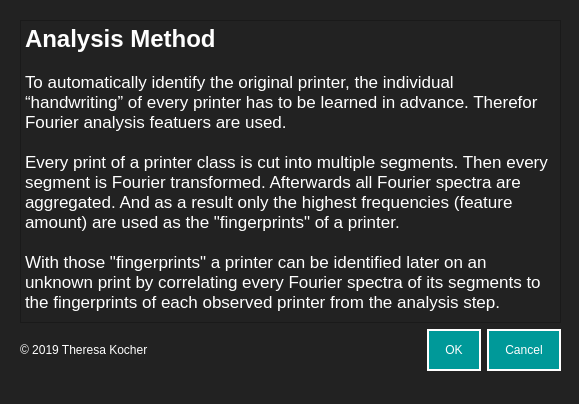
<?xml version="1.0" encoding="UTF-8"?>
<ui version="4.0">
 <class>Dialog</class>
 <widget class="QDialog" name="Dialog">
  <property name="geometry">
   <rect>
    <x>0</x>
    <y>0</y>
    <width>579</width>
    <height>404</height>
   </rect>
  </property>
  <property name="windowTitle">
   <string>Dialog</string>
  </property>
  <property name="styleSheet">
   <string notr="true">background-color: #222222;
</string>
  </property>
  <widget class="QWidget" name="verticalLayoutWidget">
   <property name="geometry">
    <rect>
     <x>20</x>
     <y>20</y>
     <width>541</width>
     <height>351</height>
    </rect>
   </property>
   <layout class="QVBoxLayout" name="verticalLayout">
    <item>
     <layout class="QHBoxLayout" name="horizontalLayout">
      <item>
       <layout class="QHBoxLayout" name="horizontalLayout_2"/>
      </item>
     </layout>
    </item>
    <item>
     <layout class="QHBoxLayout" name="horizontalLayout_4">
      <item>
       <widget class="QTextBrowser" name="textBrowser">
        <property name="styleSheet">
         <string notr="true">color: #fff;
font: 12pt &quot;Helvetica&quot;;
</string>
        </property>
        <property name="html">
         <string>&lt;!DOCTYPE HTML PUBLIC &quot;-//W3C//DTD HTML 4.0//EN&quot; &quot;http://www.w3.org/TR/REC-html40/strict.dtd&quot;&gt;
&lt;html&gt;&lt;head&gt;&lt;meta name=&quot;qrichtext&quot; content=&quot;1&quot; /&gt;&lt;style type=&quot;text/css&quot;&gt;
p, li { white-space: pre-wrap; }
&lt;/style&gt;&lt;/head&gt;&lt;body style=&quot; font-family:'Helvetica'; font-size:12pt; font-weight:400; font-style:normal;&quot;&gt;
&lt;p style=&quot; margin-top:0px; margin-bottom:0px; margin-left:0px; margin-right:0px; -qt-block-indent:0; text-indent:0px;&quot;&gt;&lt;span style=&quot; font-size:18pt; font-weight:600;&quot;&gt;Analysis Method&lt;/span&gt;&lt;/p&gt;
&lt;p style=&quot;-qt-paragraph-type:empty; margin-top:0px; margin-bottom:0px; margin-left:0px; margin-right:0px; -qt-block-indent:0; text-indent:0px;&quot;&gt;&lt;br /&gt;&lt;/p&gt;
&lt;p style=&quot; margin-top:0px; margin-bottom:0px; margin-left:0px; margin-right:0px; -qt-block-indent:0; text-indent:0px;&quot;&gt;&lt;span style=&quot; font-family:'.SF NS Text'; font-size:13pt;&quot;&gt;To automatically identify the original printer, the individual “handwriting” of every printer has to be learned in advance. Therefor Fourier analysis featuers are used.&lt;/span&gt;&lt;/p&gt;
&lt;p style=&quot;-qt-paragraph-type:empty; margin-top:0px; margin-bottom:0px; margin-left:0px; margin-right:0px; -qt-block-indent:0; text-indent:0px; font-family:'.SF NS Text'; font-size:13pt;&quot;&gt;&lt;br /&gt;&lt;/p&gt;
&lt;p style=&quot; margin-top:0px; margin-bottom:0px; margin-left:0px; margin-right:0px; -qt-block-indent:0; text-indent:0px;&quot;&gt;&lt;span style=&quot; font-family:'.SF NS Text'; font-size:13pt;&quot;&gt;Every print of a printer class is cut into multiple segments. Then every segment is Fourier transformed. Afterwards all Fourier spectra are aggregated. And as a result only the highest frequencies (feature amount) are used as the &amp;quot;fingerprints&amp;quot; of a printer. &lt;/span&gt;&lt;/p&gt;
&lt;p style=&quot;-qt-paragraph-type:empty; margin-top:0px; margin-bottom:0px; margin-left:0px; margin-right:0px; -qt-block-indent:0; text-indent:0px; font-family:'.SF NS Text'; font-size:13pt;&quot;&gt;&lt;br /&gt;&lt;/p&gt;
&lt;p style=&quot; margin-top:0px; margin-bottom:0px; margin-left:0px; margin-right:0px; -qt-block-indent:0; text-indent:0px;&quot;&gt;&lt;span style=&quot; font-family:'.SF NS Text'; font-size:13pt;&quot;&gt;With those &amp;quot;fingerprints&amp;quot; a printer can be identified later on an unknown print by correlating every Fourier spectra of its segments to the fingerprints of each observed printer from the analysis step. &lt;/span&gt;&lt;/p&gt;&lt;/body&gt;&lt;/html&gt;</string>
        </property>
       </widget>
      </item>
     </layout>
    </item>
    <item>
     <layout class="QHBoxLayout" name="horizontalLayout_3">
      <item>
       <widget class="QLabel" name="label">
        <property name="styleSheet">
         <string notr="true">color: #fff;
font: 12pt &quot;Helvetica&quot;;
</string>
        </property>
        <property name="text">
         <string>© 2019 Theresa Kocher</string>
        </property>
       </widget>
      </item>
      <item>
       <widget class="QDialogButtonBox" name="buttonBox">
        <property name="styleSheet">
         <string notr="true">QPushButton {
background-color: #009999;
padding: 12px 16px;
border: 2px solid #fff;
color: #fff;
font: Helvetica;
}
QPushButton:hover {
	background-color: #75bdc3;
}</string>
        </property>
        <property name="orientation">
         <enum>Qt::Horizontal</enum>
        </property>
        <property name="standardButtons">
         <set>QDialogButtonBox::Cancel|QDialogButtonBox::Ok</set>
        </property>
       </widget>
      </item>
     </layout>
    </item>
   </layout>
  </widget>
 </widget>
 <resources/>
 <connections>
  <connection>
   <sender>buttonBox</sender>
   <signal>clicked(QAbstractButton*)</signal>
   <receiver>Dialog</receiver>
   <slot>reject()</slot>
   <hints>
    <hint type="sourcelabel">
     <x>431</x>
     <y>354</y>
    </hint>
    <hint type="destinationlabel">
     <x>382</x>
     <y>387</y>
    </hint>
   </hints>
  </connection>
  <connection>
   <sender>buttonBox</sender>
   <signal>clicked(QAbstractButton*)</signal>
   <receiver>Dialog</receiver>
   <slot>accept()</slot>
   <hints>
    <hint type="sourcelabel">
     <x>527</x>
     <y>348</y>
    </hint>
    <hint type="destinationlabel">
     <x>543</x>
     <y>375</y>
    </hint>
   </hints>
  </connection>
 </connections>
</ui>
